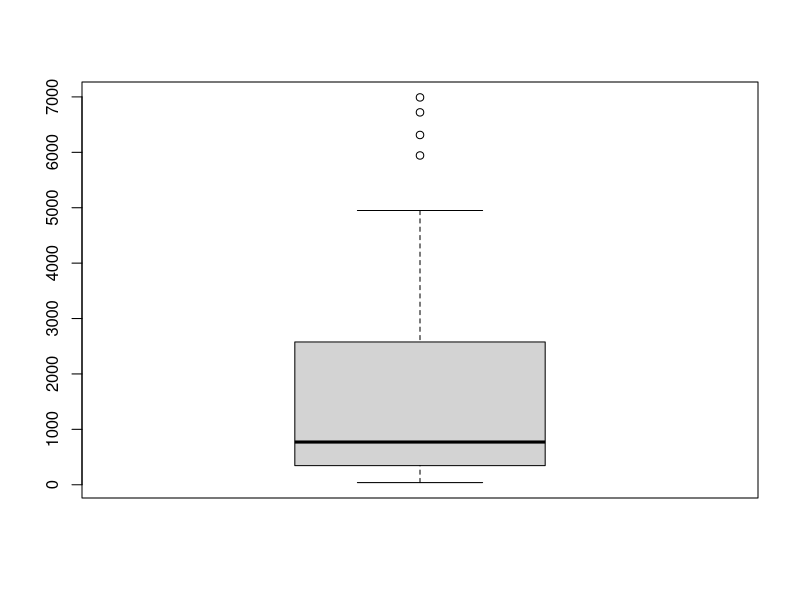
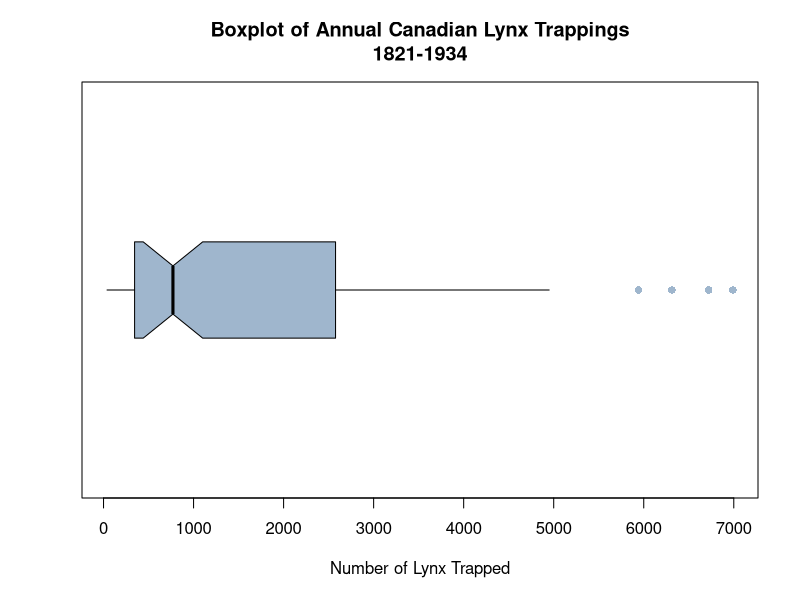

These figures' R source, in order:
#!/usr/bin/env Rscript
# Sample: sample_2_5.R
# LOAD DATA SET
# Load datasets package.
require("datasets") 
# Annual Canadian Lynx trappings 1821-1934.
data(lynx) 
# BOXPLOT WITH DEFAULTS
boxplot(lynx)
# BOXPLOT WITH OPTIONS 
boxplot(lynx,
 horizontal = TRUE, # Draw boxplot horizontally.
 las = 1, # Make all labels horizontal.
 notch = TRUE, # Notches for CI for median.
 col = "slategray3", # Color for the central box.
 boxwex = 0.5, # Width of box as proportion of original.
 whisklty = 1, # Whisker line type; 1 = solid line
 staplelty = 0, # Staple (line at end) type; 0 = none
 outpch = 16, # Symbols for outliers; 16 = filled circle
 outcol = "slategray3", # Color for outliers.
 main = "Boxplot of Annual Canadian Lynx Trappings\n1821-1934",
 xlab = "Number of Lynx Trapped") # Label the x-axis.
# CLEAN UP
# Unloads data sets package.
detach("package:datasets", unload = TRUE) 
# Removes all objects from workspace.
rm(list = ls()) 
